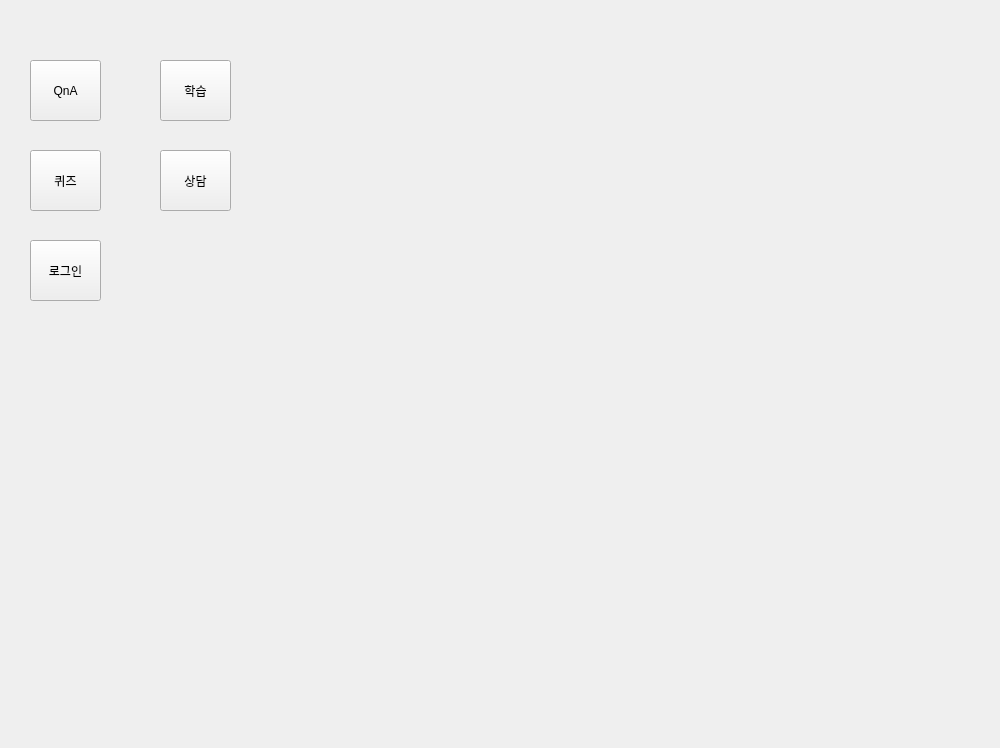
<?xml version="1.0" encoding="UTF-8"?>
<ui version="4.0">
 <class>Form</class>
 <widget class="QWidget" name="Form">
  <property name="geometry">
   <rect>
    <x>0</x>
    <y>0</y>
    <width>1000</width>
    <height>748</height>
   </rect>
  </property>
  <property name="windowTitle">
   <string>Form</string>
  </property>
  <widget class="QStackedWidget" name="stackedWidget">
   <property name="geometry">
    <rect>
     <x>0</x>
     <y>0</y>
     <width>1000</width>
     <height>748</height>
    </rect>
   </property>
   <property name="currentIndex">
    <number>1</number>
   </property>
   <widget class="QWidget" name="page">
    <widget class="QLabel" name="label">
     <property name="geometry">
      <rect>
       <x>360</x>
       <y>50</y>
       <width>221</width>
       <height>101</height>
      </rect>
     </property>
     <property name="styleSheet">
      <string notr="true">font: 48pt &quot;Arial&quot;;</string>
     </property>
     <property name="text">
      <string>로그인</string>
     </property>
    </widget>
    <widget class="QLineEdit" name="log_pw">
     <property name="geometry">
      <rect>
       <x>430</x>
       <y>330</y>
       <width>113</width>
       <height>25</height>
      </rect>
     </property>
     <property name="echoMode">
      <enum>QLineEdit::Password</enum>
     </property>
    </widget>
    <widget class="QLineEdit" name="log_id">
     <property name="geometry">
      <rect>
       <x>430</x>
       <y>230</y>
       <width>113</width>
       <height>25</height>
      </rect>
     </property>
    </widget>
    <widget class="QLabel" name="label_2">
     <property name="geometry">
      <rect>
       <x>260</x>
       <y>210</y>
       <width>91</width>
       <height>51</height>
      </rect>
     </property>
     <property name="styleSheet">
      <string notr="true">font: 22pt &quot;Arial&quot;;</string>
     </property>
     <property name="text">
      <string>아이디</string>
     </property>
    </widget>
    <widget class="QLabel" name="label_3">
     <property name="geometry">
      <rect>
       <x>260</x>
       <y>320</y>
       <width>121</width>
       <height>51</height>
      </rect>
     </property>
     <property name="styleSheet">
      <string notr="true">font: 22pt &quot;Arial&quot;;</string>
     </property>
     <property name="text">
      <string>비밀번호</string>
     </property>
    </widget>
    <widget class="QPushButton" name="log_btn">
     <property name="geometry">
      <rect>
       <x>260</x>
       <y>420</y>
       <width>151</width>
       <height>51</height>
      </rect>
     </property>
     <property name="styleSheet">
      <string notr="true">font: 16pt &quot;Arial&quot;;</string>
     </property>
     <property name="text">
      <string>로그인</string>
     </property>
    </widget>
    <widget class="QPushButton" name="join_btn">
     <property name="geometry">
      <rect>
       <x>460</x>
       <y>420</y>
       <width>151</width>
       <height>51</height>
      </rect>
     </property>
     <property name="styleSheet">
      <string notr="true">font: 16pt &quot;Arial&quot;;</string>
     </property>
     <property name="text">
      <string>회원가입</string>
     </property>
    </widget>
   </widget>
   <widget class="QWidget" name="page_3">
    <widget class="QPushButton" name="pushButton">
     <property name="geometry">
      <rect>
       <x>30</x>
       <y>60</y>
       <width>71</width>
       <height>61</height>
      </rect>
     </property>
     <property name="text">
      <string>QnA</string>
     </property>
    </widget>
    <widget class="QPushButton" name="pushButton_2">
     <property name="geometry">
      <rect>
       <x>160</x>
       <y>60</y>
       <width>71</width>
       <height>61</height>
      </rect>
     </property>
     <property name="text">
      <string>학습</string>
     </property>
    </widget>
    <widget class="QPushButton" name="pushButton_3">
     <property name="geometry">
      <rect>
       <x>160</x>
       <y>150</y>
       <width>71</width>
       <height>61</height>
      </rect>
     </property>
     <property name="text">
      <string>상담</string>
     </property>
    </widget>
    <widget class="QPushButton" name="pushButton_4">
     <property name="geometry">
      <rect>
       <x>30</x>
       <y>150</y>
       <width>71</width>
       <height>61</height>
      </rect>
     </property>
     <property name="text">
      <string>퀴즈</string>
     </property>
    </widget>
    <widget class="QPushButton" name="pushButton_5">
     <property name="geometry">
      <rect>
       <x>30</x>
       <y>240</y>
       <width>71</width>
       <height>61</height>
      </rect>
     </property>
     <property name="text">
      <string>로그인</string>
     </property>
    </widget>
   </widget>
   <widget class="QWidget" name="page_2">
    <widget class="QLabel" name="label_4">
     <property name="geometry">
      <rect>
       <x>360</x>
       <y>50</y>
       <width>271</width>
       <height>101</height>
      </rect>
     </property>
     <property name="styleSheet">
      <string notr="true">font: 48pt &quot;Arial&quot;;</string>
     </property>
     <property name="text">
      <string>회원가입</string>
     </property>
    </widget>
    <widget class="QLabel" name="label_5">
     <property name="geometry">
      <rect>
       <x>240</x>
       <y>170</y>
       <width>81</width>
       <height>41</height>
      </rect>
     </property>
     <property name="styleSheet">
      <string notr="true">font: 16pt &quot;Arial&quot;;</string>
     </property>
     <property name="text">
      <string>이름</string>
     </property>
    </widget>
    <widget class="QLabel" name="label_6">
     <property name="geometry">
      <rect>
       <x>240</x>
       <y>240</y>
       <width>81</width>
       <height>41</height>
      </rect>
     </property>
     <property name="styleSheet">
      <string notr="true">font: 16pt &quot;Arial&quot;;</string>
     </property>
     <property name="text">
      <string>아이디</string>
     </property>
    </widget>
    <widget class="QLabel" name="label_7">
     <property name="geometry">
      <rect>
       <x>240</x>
       <y>500</y>
       <width>91</width>
       <height>41</height>
      </rect>
     </property>
     <property name="styleSheet">
      <string notr="true">font: 16pt &quot;Arial&quot;;</string>
     </property>
     <property name="text">
      <string>전화번호</string>
     </property>
    </widget>
    <widget class="QLabel" name="label_8">
     <property name="geometry">
      <rect>
       <x>240</x>
       <y>430</y>
       <width>81</width>
       <height>41</height>
      </rect>
     </property>
     <property name="styleSheet">
      <string notr="true">font: 16pt &quot;Arial&quot;;</string>
     </property>
     <property name="text">
      <string>닉네임</string>
     </property>
    </widget>
    <widget class="QLabel" name="label_9">
     <property name="geometry">
      <rect>
       <x>240</x>
       <y>310</y>
       <width>81</width>
       <height>41</height>
      </rect>
     </property>
     <property name="styleSheet">
      <string notr="true">font: 16pt &quot;Arial&quot;;</string>
     </property>
     <property name="text">
      <string>비밀번호</string>
     </property>
    </widget>
    <widget class="QLineEdit" name="join_name">
     <property name="geometry">
      <rect>
       <x>380</x>
       <y>180</y>
       <width>151</width>
       <height>25</height>
      </rect>
     </property>
    </widget>
    <widget class="QLineEdit" name="join_id">
     <property name="geometry">
      <rect>
       <x>380</x>
       <y>250</y>
       <width>151</width>
       <height>25</height>
      </rect>
     </property>
    </widget>
    <widget class="QLineEdit" name="join_pw">
     <property name="geometry">
      <rect>
       <x>380</x>
       <y>320</y>
       <width>151</width>
       <height>25</height>
      </rect>
     </property>
     <property name="echoMode">
      <enum>QLineEdit::Password</enum>
     </property>
    </widget>
    <widget class="QLineEdit" name="join_nickname">
     <property name="geometry">
      <rect>
       <x>380</x>
       <y>440</y>
       <width>151</width>
       <height>25</height>
      </rect>
     </property>
    </widget>
    <widget class="QLineEdit" name="join_tel">
     <property name="geometry">
      <rect>
       <x>380</x>
       <y>510</y>
       <width>151</width>
       <height>25</height>
      </rect>
     </property>
    </widget>
    <widget class="QPushButton" name="id_duplicate_check">
     <property name="geometry">
      <rect>
       <x>620</x>
       <y>250</y>
       <width>75</width>
       <height>25</height>
      </rect>
     </property>
     <property name="text">
      <string>중복체크</string>
     </property>
    </widget>
    <widget class="QPushButton" name="nickname_duplicate_check">
     <property name="geometry">
      <rect>
       <x>620</x>
       <y>440</y>
       <width>75</width>
       <height>25</height>
      </rect>
     </property>
     <property name="text">
      <string>중복체크</string>
     </property>
    </widget>
    <widget class="QPushButton" name="join">
     <property name="geometry">
      <rect>
       <x>380</x>
       <y>600</y>
       <width>131</width>
       <height>51</height>
      </rect>
     </property>
     <property name="text">
      <string>회원가입</string>
     </property>
    </widget>
    <widget class="QPushButton" name="back_btn">
     <property name="geometry">
      <rect>
       <x>790</x>
       <y>40</y>
       <width>131</width>
       <height>51</height>
      </rect>
     </property>
     <property name="text">
      <string>뒤로가기</string>
     </property>
    </widget>
    <widget class="QLabel" name="label_10">
     <property name="geometry">
      <rect>
       <x>240</x>
       <y>370</y>
       <width>131</width>
       <height>41</height>
      </rect>
     </property>
     <property name="styleSheet">
      <string notr="true">font: 16pt &quot;Arial&quot;;</string>
     </property>
     <property name="text">
      <string>비밀번호 확인</string>
     </property>
    </widget>
    <widget class="QLineEdit" name="join_pw_check">
     <property name="geometry">
      <rect>
       <x>380</x>
       <y>380</y>
       <width>151</width>
       <height>25</height>
      </rect>
     </property>
     <property name="echoMode">
      <enum>QLineEdit::Password</enum>
     </property>
    </widget>
   </widget>
  </widget>
 </widget>
 <resources/>
 <connections/>
</ui>
